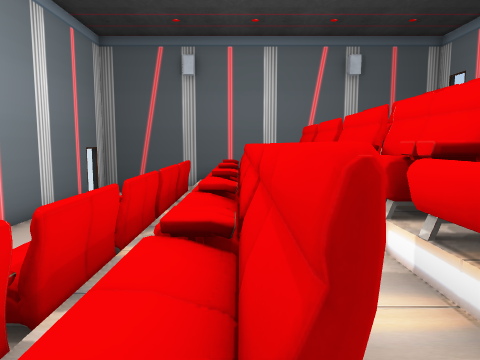
[1] (above)

18 first-person views from a walk through a 3-D level made in the Unity game engine. The camera is 1.4 m above the floor, tilts 6° down and sees 70° across. The floor is counted in squares, 1 m on a side. Each view is taken from the middle of a square. On the plan, view 1 faces up. The plan holds only what a view shows up to about 15 squares ahead; the rest is blank. Door leaves are left out, so doorways stand open.

[2]
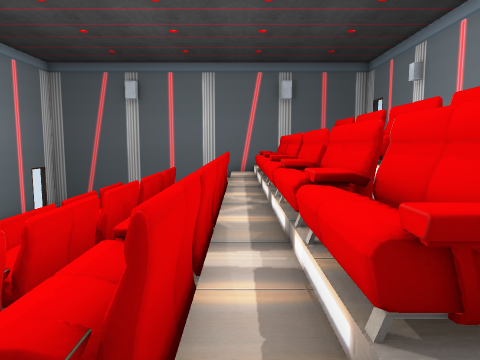

[3]
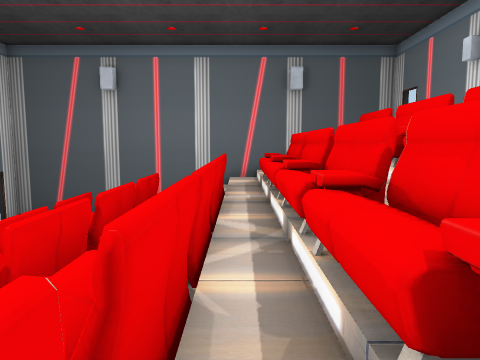

[4]
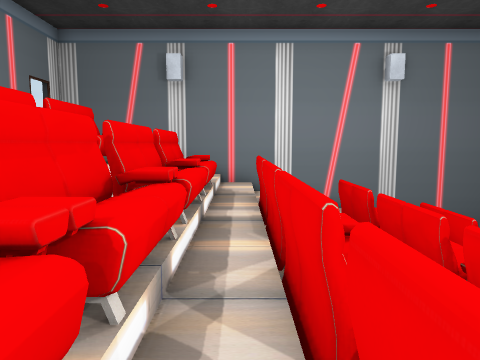

[5]
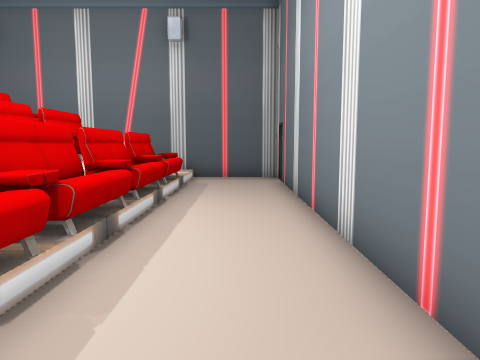

[6]
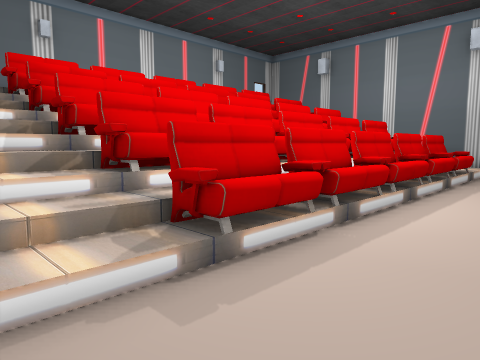

[7]
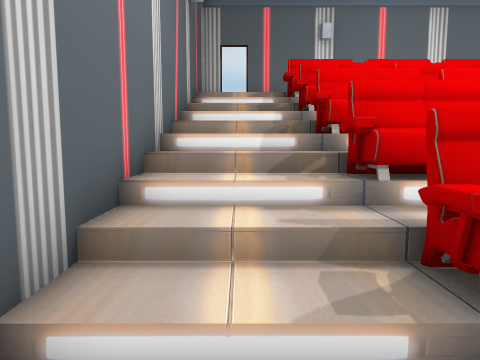

[8]
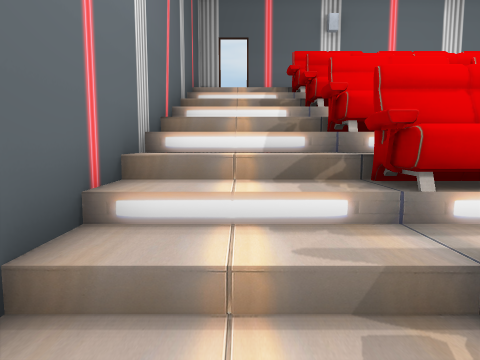

[9]
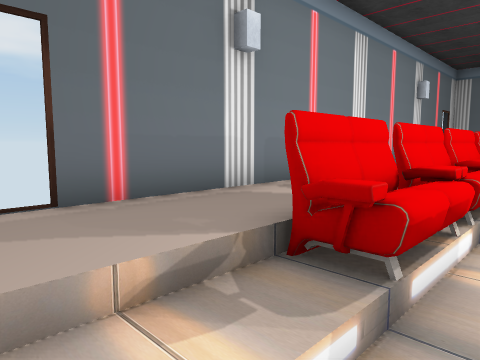

[10]
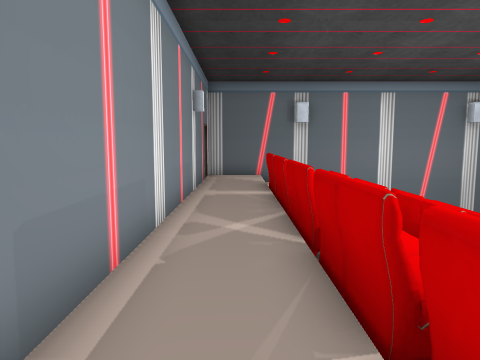

[11]
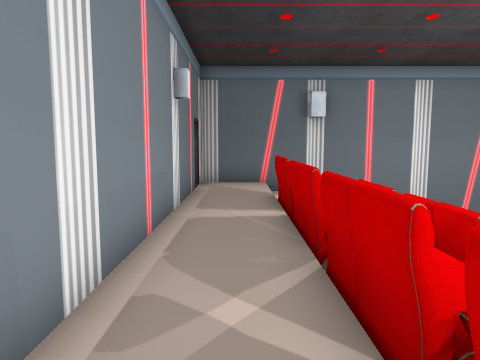

[12]
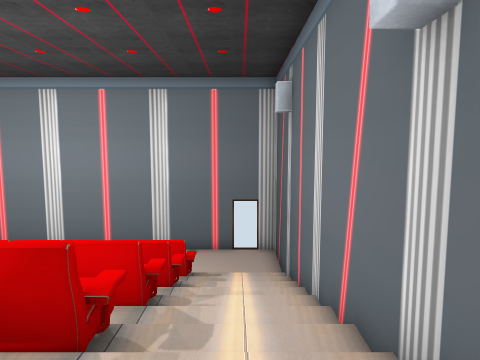

[13]
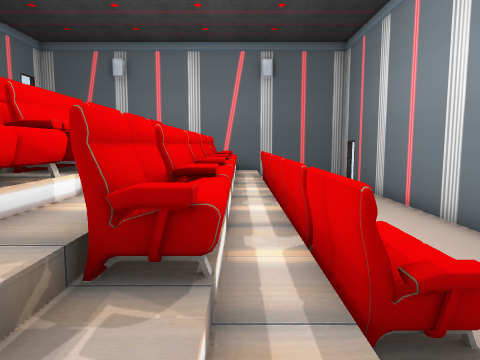

[14]
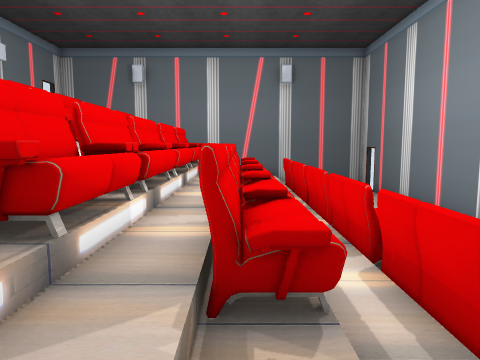

[15]
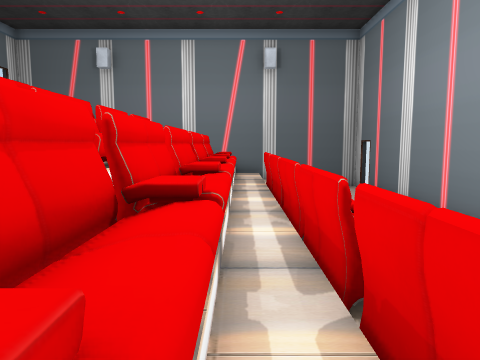

[16]
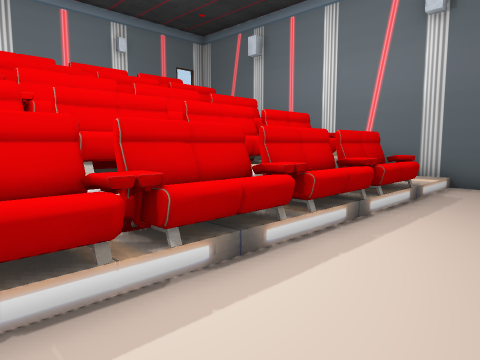

[17]
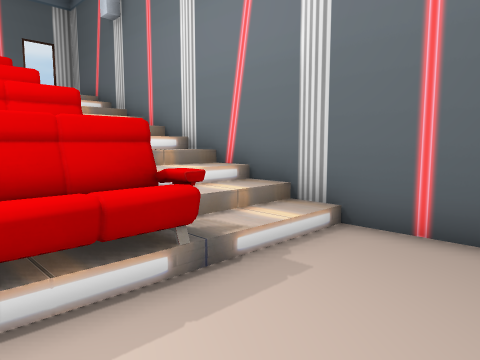

[18]
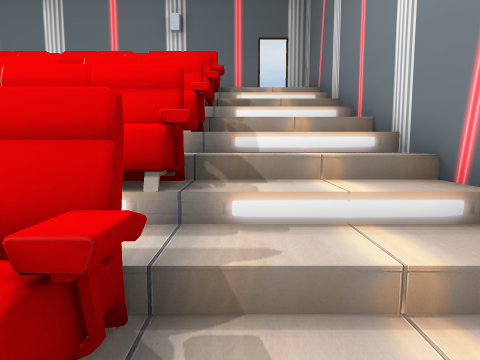

### Floor plan
Key: @ floor where view 1 was taken; # wall or solid block; x gap in a wall; . main floor; : floor 1 m higher than the main floor; + floor 1.25 m higher than the main floor; * floor 1.75 m higher than the main floor; % floor 2 m higher than the main floor; & floor 2.25 m higher than the main floor; $ floor 3.25 m higher than the main floor; / step, stairs or slope; D open door; = window, fence, low wall or low ledge; ^ raised ledge.
Columns run from 7 left of view 1 to 10 right of it. Each row starts with its distance up from view 1.
 17 #################
 16 x...///:+*%&///$$x
 15 D...///:+*%&///$DD
 14 #...///:+*%&///$$#
 13 #...^#^##^%^#^=$$#
 12 # ..^#^##^%^#^=$$#
 11 # ..^#^^=^%^#^x$$#
 10 #...^#^##^%^#^=$$#
  9 #...^#^#=^%^#^=$$#
  8 #...^#^^#^%^#^x$$#
  7 #...^#^##^%^#^=$$#
  6 #...^#^###%^#^x$$#
  5 #...^#^#==%^# =$$#
  4 #...^#^##^%^# =$$#
  3 #...^#^^=^%^#^x$$#
  2 #...^#^##^%^#^=$$#
  1 #...^#^##^%^#^=$$#
  0 #...///@+*%&///$$#
 -1 D...///:+*%&///$DD
 -2 D...///:+*%&///$Dx
 -3 ##################

Positions as (right, up) in squares from view 1, and headings:
1: (0, 0), facing up
2: (3, -1), facing up
3: (3, 2), facing up
4: (3, 10), facing down
5: (-5, 12), facing down
6: (-6, 16), facing down-right
7: (-5, 15), facing right
8: (-4, 15), facing right
9: (5, 16), facing down-right
10: (8, 13), facing down
11: (8, 10), facing down
12: (8, 15), facing left
13: (-1, 16), facing down
14: (0, 16), facing down
15: (-1, 14), facing down
16: (-6, 10), facing down-right
17: (-6, 3), facing down-right
18: (-4, 0), facing right
